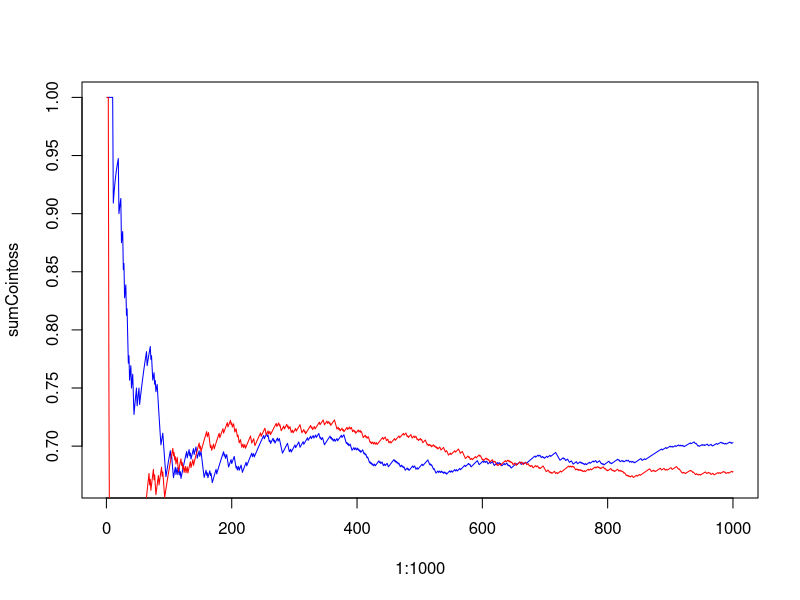

Here is the R script that generated this plot:
cointoss = sample(c("heads", "tails")=="heads", 1000, replace=TRUE, prob=c(0.7, 0.3))
sumCointoss = cumsum(cointoss)/(1:1000)
plot(1:1000, sumCointoss, type='line', col='blue')
cointoss = sample(c("heads", "tails")=="heads", 1000, replace=TRUE, prob=c(0.7, 0.3))
sumCointoss = cumsum(cointoss)/(1:1000)
lines(1:1000, sumCointoss, col='red')